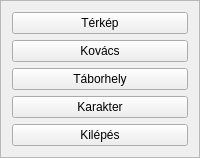
       <widget class="QFrame" name="frame_3">
        <property name="frameShape">
         <enum>QFrame::Shape::StyledPanel</enum>
        </property>
        <property name="frameShadow">
         <enum>QFrame::Shadow::Raised</enum>
        </property>
        <layout class="QVBoxLayout" name="verticalLayout">
         <item>
          <widget class="QPushButton" name="btn_expedicio">
           <property name="text">
            <string>Térkép</string>
           </property>
          </widget>
         </item>
         <item>
          <widget class="QPushButton" name="pushButton">
           <property name="text">
            <string>Kovács</string>
           </property>
          </widget>
         </item>
         <item>
          <widget class="QPushButton" name="pushButton_2">
           <property name="text">
            <string>Táborhely</string>
           </property>
          </widget>
         </item>
         <item>
          <widget class="QPushButton" name="btn_karakter">
           <property name="text">
            <string>Karakter</string>
           </property>
          </widget>
         </item>
         <item>
          <widget class="QPushButton" name="btn_kilepes_2">
           <property name="sizePolicy">
            <sizepolicy hsizetype="Minimum" vsizetype="Fixed">
             <horstretch>0</horstretch>
             <verstretch>0</verstretch>
            </sizepolicy>
           </property>
           <property name="font">
            <font>
             <hintingpreference>PreferDefaultHinting</hintingpreference>
            </font>
           </property>
           <property name="contextMenuPolicy">
            <enum>Qt::ContextMenuPolicy::DefaultContextMenu</enum>
           </property>
           <property name="text">
            <string>Kilépés</string>
           </property>
          </widget>
         </item>
        </layout>
       </widget>
